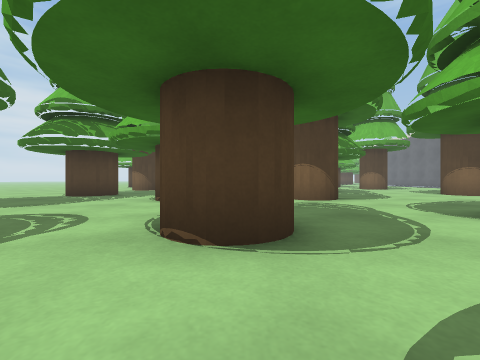
[1] (above)

20 first-person views from a walk through a 3-D level made in the Unity game engine. The camera is 0.59 m above the floor, looks level and sees 90° across. The floor is counted in squares, 1 m on a side. Each view is taken from the middle of a square. On the plan, view 1 faces up. The plan holds only what a view shows up to about 9 squares ahead; the rest is blank. The place goes on beyond the plan. The player character is not drawn. Surface patterns are stand-ins for the level's own textures.

[2]
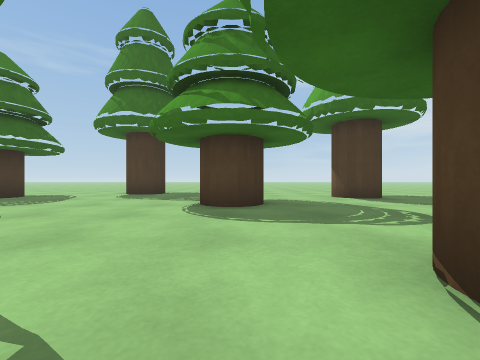

[3]
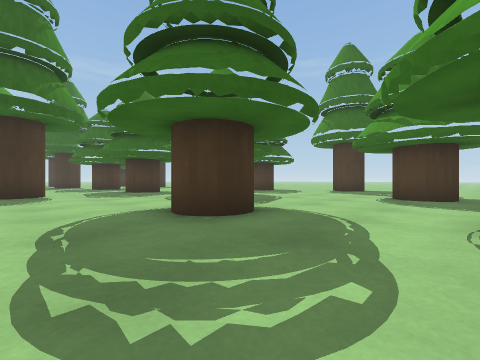

[4]
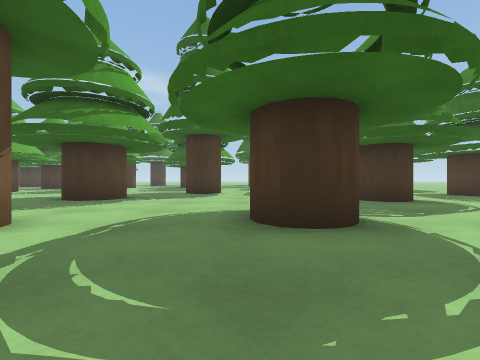

[5]
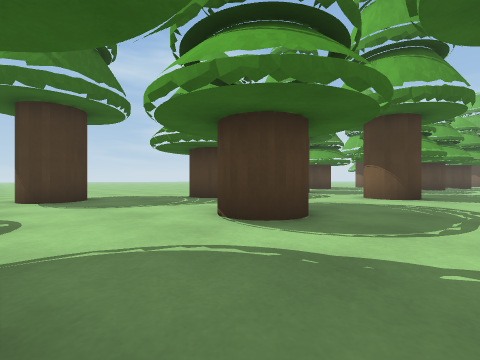

[6]
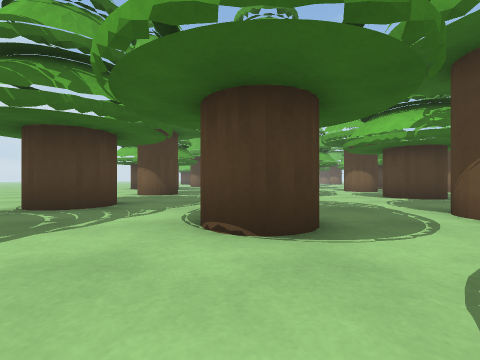

[7]
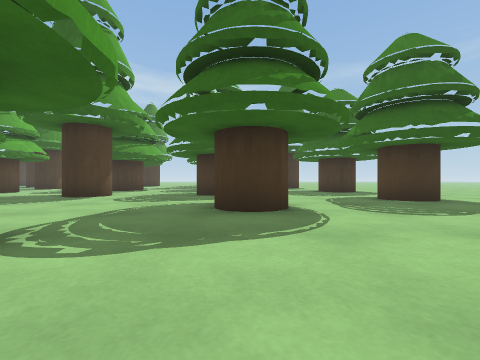

[8]
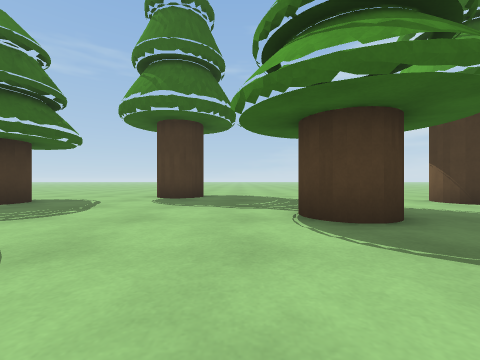

[9]
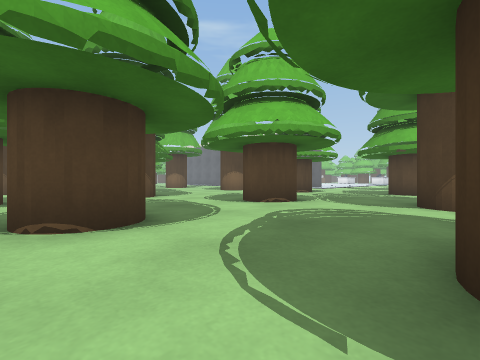

[10]
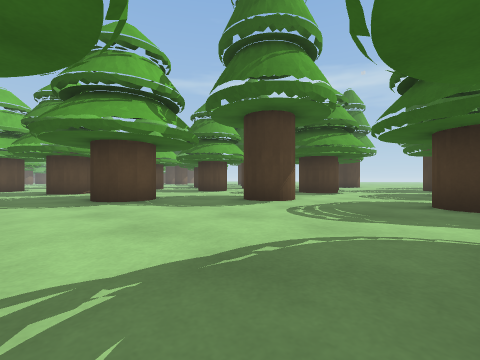

[11]
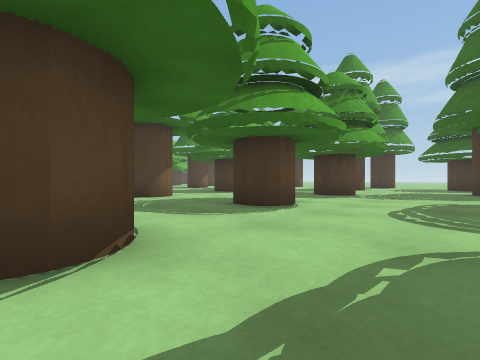

[12]
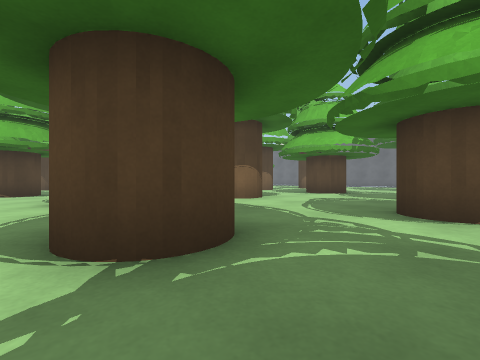

[13]
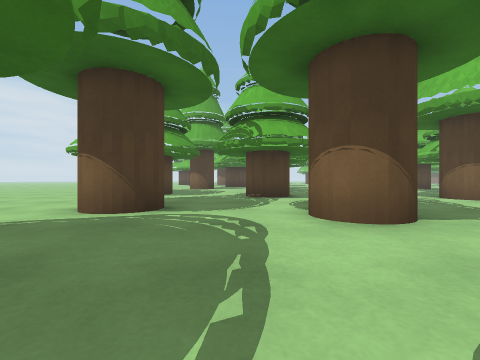

[14]
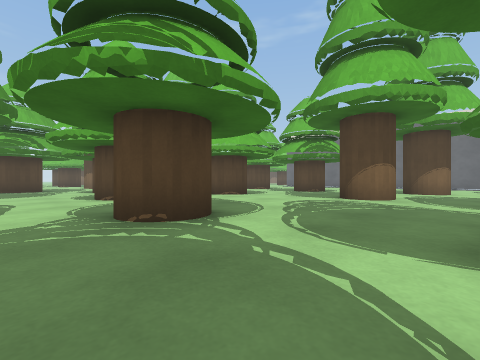

[15]
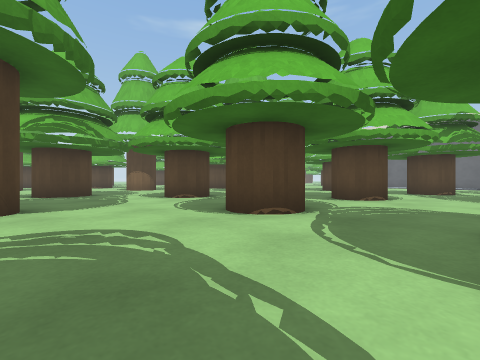

[16]
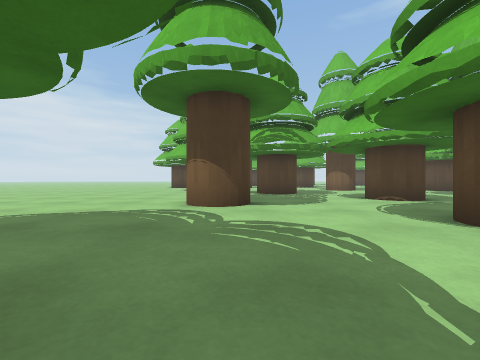

[17]
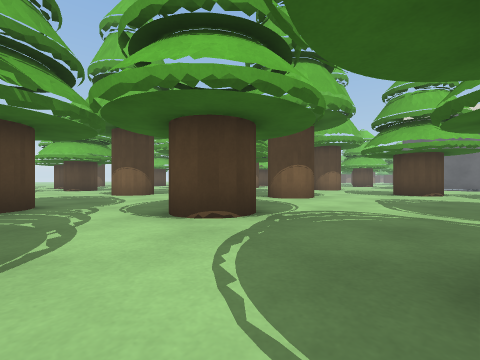

[18]
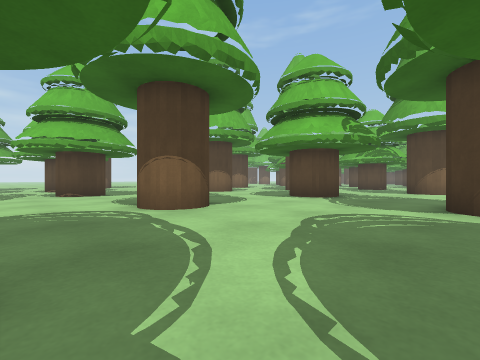

[19]
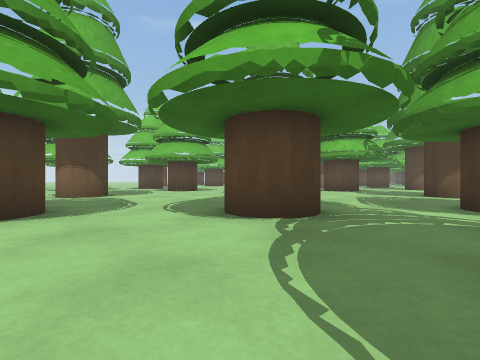

[20]
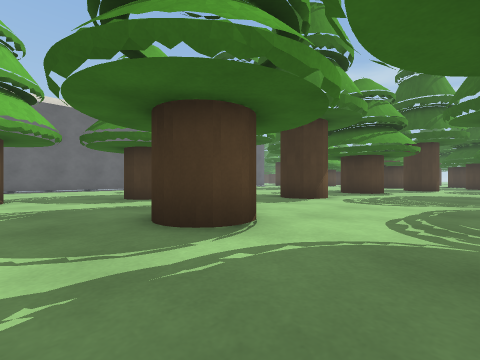

### Floor plan
Key: @ floor where view 1 was taken; # wall or solid block; x gap in a wall; . floor; O other object.
Columns run from 7 left of view 1 to 12 right of it. Each row starts with its distance up from view 1.
 35  .......
 34  .......  ..
 33  ......O O...##
 32 O............O#
 31 ....O..........
 30 ...##...........  OO
 29 ...#O...........  O
 28 ...........O
 27 ......#O...O#
 26 .  ...#O......
 25 .OO............O
 24 .##............##..
 23 ......O............
 22 ...... ...#.......
 21 ..........O...#O.
 20 O ............ O
 19 OO...O........
 18 O.... .......
 17 .....O.....O#
 16 ...........##.
 15 ...............
 14 .#O...O........
 13 .##...#....
 12 ......O...O#
 11 . ..........
 10 x O........     O
  9 .##............#O
  8 .....O#..O .....
  7 .....##..##....
  6 #.............
  5 O............
  4 #..........#
  3 ......O#O..#O..
  2 ................
  1  O#..............O
  0 ..O....@....#O..
 -1 ........#...#
 -2 ........O.....
 -3 ...................
 -4 ...................O
 -5 ....##.......#O.. OO
 -6 ....#O.......# ..
 -7 #O............
 -8 O.........##..
 -9 ......O...OO..
-10   ...O ....
-11   ....O....
-12   ........
-13   .......
-14   ....O
-15   ...
-16   ..

Where each view was taken, in squares from view 1:
view 1: 0 up, 0 right, facing up
view 2: 1 up, 1 right, facing left
view 3: 2 up, 4 right, facing down-left
view 4: 2 up, 2 right, facing down
view 5: 4 up, 1 right, facing up-left
view 6: 4 up, 2 left, facing up
view 7: 0 up, 2 left, facing down
view 8: 1 down, 1 left, facing left
view 9: 1 down, 1 left, facing up-right
view 10: 3 down, 1 left, facing down-right
view 11: 5 down, 5 left, facing down-right
view 12: 7 up, 7 left, facing up-right
view 13: 9 up, 3 left, facing up
view 14: 14 up, 4 left, facing up-right
view 15: 19 up, 5 left, facing up-right
view 16: 19 up, 5 left, facing up
view 17: 23 up, 3 left, facing up-right
view 18: 28 up, 2 left, facing up-right
view 19: 27 up, 7 left, facing up-right
view 20: 24 up, 0 right, facing down-right
